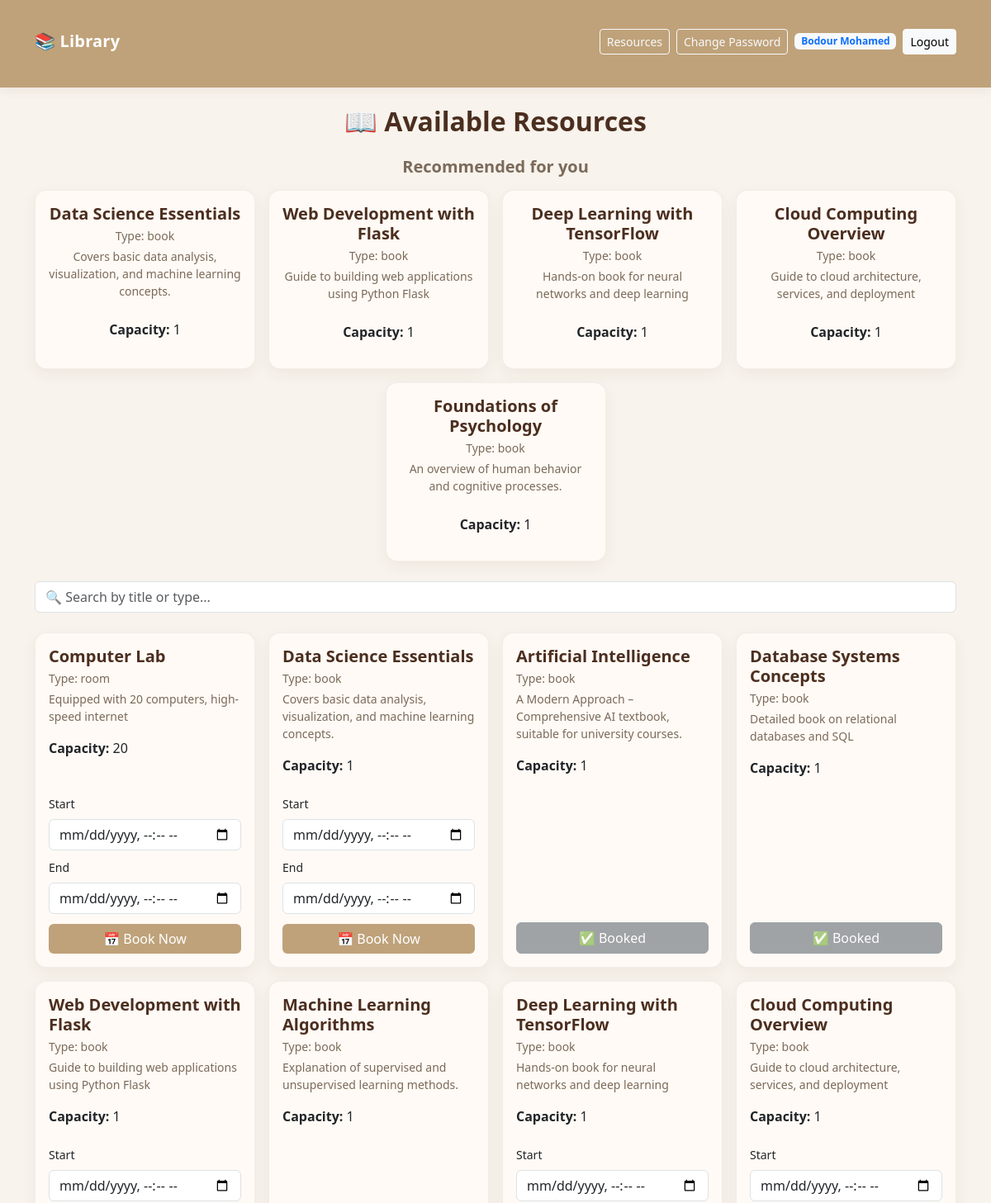
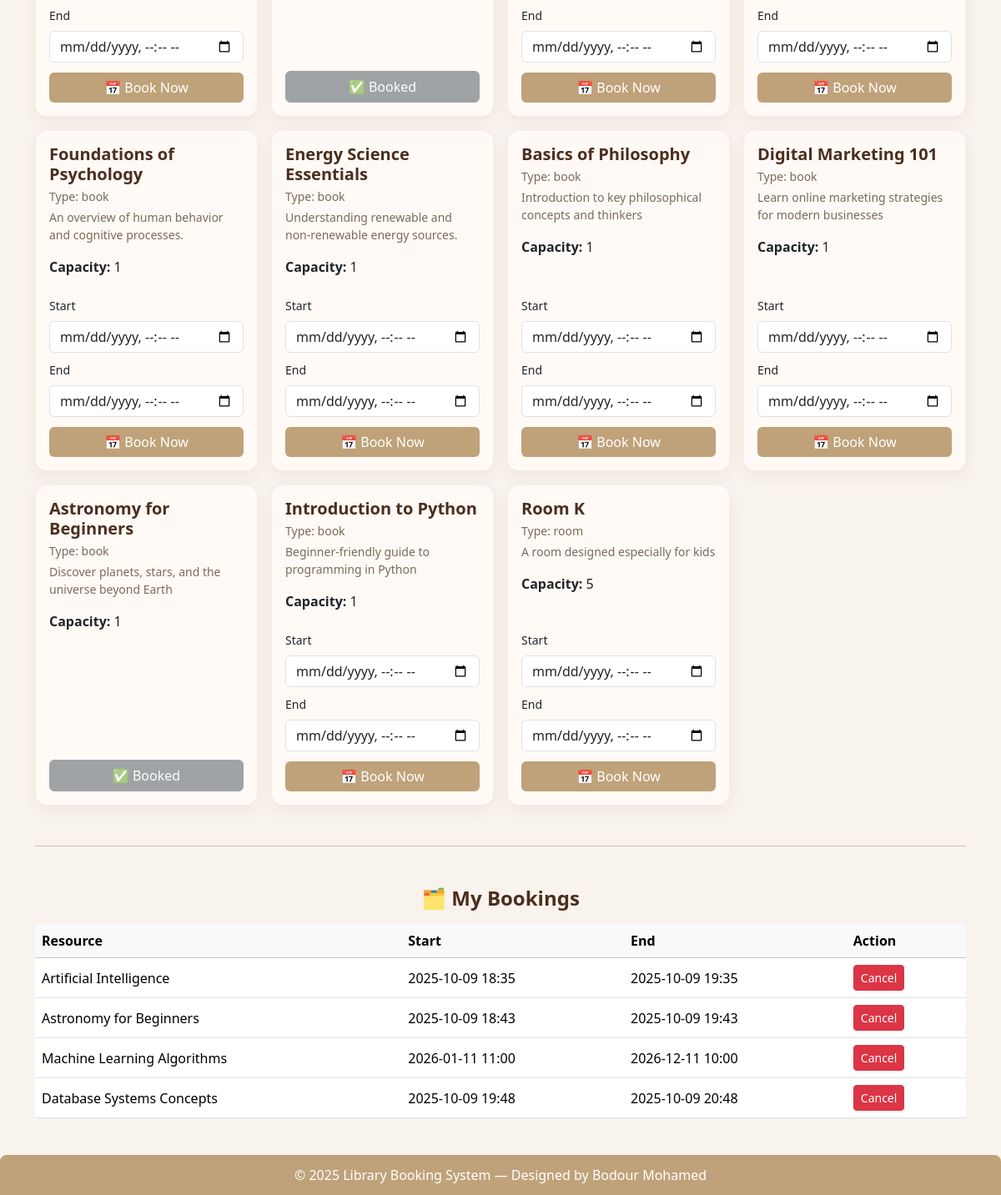
Screenshot of /resources (signed in) with the database file from the repository (2 pictures, top to bottom).
### models.py (models this page shows, shortened)
class User(db.Model):
    id = db.Column(db.Integer, primary_key=True)
    username = db.Column(db.String(50), unique=True, nullable=False)
    email = db.Column(db.String(120), unique=True, nullable=False)
    password_hash = db.Column(db.String(128), nullable=False)
    is_admin = db.Column(db.Boolean, default=False)

class Resource(db.Model):
    id = db.Column(db.Integer, primary_key=True)
    title = db.Column(db.String(100), nullable=False)
    type = db.Column(db.String(50), nullable=False)
    description = db.Column(db.Text)
    capacity = db.Column(db.Integer, default=1)

class Booking(db.Model):
    id = db.Column(db.Integer, primary_key=True)
    user_id = db.Column(db.Integer, db.ForeignKey('user.id'), nullable=False)
    resource_id = db.Column(db.Integer, db.ForeignKey('resource.id'), nullable=False)
    start_time = db.Column(db.DateTime, nullable=False)
    end_time = db.Column(db.DateTime, nullable=False)
    user = db.relationship('User', backref='bookings')
    resource = db.relationship('Resource', backref='bookings')

### app.py (the view)
@app.route("/resources")
@login_required
def resources_page():
    user_id = session.get("user_id")
    if not user_id:
        return redirect(url_for("login"))
    current_user = User.query.get(user_id)
    resources = Resource.query.all()
    my_bookings = Booking.query.filter_by(user_id=user_id).all()
    booked_resource_ids = [b.resource_id for b in my_bookings]
    return render_template(
        "resources.html",
        resources=resources,
        my_bookings=my_bookings,
        booked_resource_ids=booked_resource_ids,
        current_is_admin=current_user.is_admin,
        all_bookings=Booking.query.all()
    )

### app.py (called while the page is built)
def login_required(f):
    @wraps(f)
    def decorated(*args, **kwargs):
        if 'user_id' not in session:
            flash('⚠️ Please log in first.', 'warning')
            return redirect(url_for('login'))
        return f(*args, **kwargs)
    return decorated

@app.context_processor
def inject_session_user():
    uid = session.get('user_id')
    recommended = []
    if uid:
        u = User.query.get(uid)
        if u:
            past_bookings = Booking.query.filter_by(user_id=uid).all()
            booked_ids = [b.resource_id for b in past_bookings]
            types = {b.resource.type for b in past_bookings if b.resource}
            if types:
                recommended = Resource.query.filter(
                    Resource.type.in_(types),
                    ~Resource.id.in_(booked_ids)
                ).limit(5).all()
            return dict(
                logged_in=True,
                current_username=u.username,
                current_is_admin=u.is_admin,
                recommended_resources=recommended
            )
    return dict(logged_in=False, current_username=None, current_is_admin=False, recommended_resources=[])

### templates/resources.html (shortened to what this page needs)
{% extends "base.html" %} {% block title %}Resources{% endblock %} {% block
content %}
<h2 class="text-center mb-4">📖 Available Resources</h2>
{% if recommended_resources and not current_is_admin %}
<div class="mb-4">
  <h5 class="text-center text-muted mb-3">Recommended for you</h5>
  <div class="row g-3 justify-content-center">
    {% for r in recommended_resources %}
    <div class="col-12 col-sm-6 col-md-4 col-lg-3">
      <div class="card p-3 text-center h-100">
        <h5 class="mb-1">{{ r.title }}</h5>
        <p class="small text-muted mb-1">Type: {{ r.type }}</p>
        <p class="small text-muted">
          {{ r.description[:90] }}
        </p>
        <p class="mt-2"><strong>Capacity:</strong> {{ r.capacity }}</p>
      </div>
    </div>
    {% endfor %}
  </div>
</div>
{% endif %}
<div class="mb-4">
  <input
    id="searchBox"
    class="form-control"
    placeholder="🔍 Search by title or type..."
    onkeyup="filterCards()"
  />
</div>
<div class="row g-3" id="resourcesContainer">
  {% for r in resources %} {% set booked = r.id in booked_resource_ids %}
  <div class="col-12 col-sm-6 col-md-4 col-lg-3 resource-card">
    <div class="card p-3 h-100 d-flex flex-column">
      <div>
        <h5 class="mb-1">{{ r.title }}</h5>
        <p class="small text-muted mb-1">Type: {{ r.type }}</p>
        <p class="small text-muted">
          {{ r.description[:110] }}
        </p>
        <p class="mt-2"><strong>Capacity:</strong> {{ r.capacity }}</p>
      </div>
      {% if not current_is_admin %} {% if booked %}
      <button class="btn btn-secondary w-100 mt-auto" disabled>
        ✅ Booked
      </button>
      {% else %}
      <form
        method="POST"
        action="{{ url_for('book_resource', resource_id=r.id) }}"
        class="mt-auto"
      >
        <label class="form-label mt-2 small">Start</label>
        <input
          type="datetime-local"
          name="start"
          class="form-control mb-2"
          required
        />
        <label class="form-label small">End</label>
        <input
          type="datetime-local"
          name="end"
          class="form-control mb-2"
          required
        />
        <button class="btn btn-primary w-100 mt-1" type="submit">
          📅 Book Now
        </button>
      </form>
      {% endif %} {% endif %}
    </div>
  </div>
  {% endfor %}
</div>
{% if not current_is_admin %}
<hr class="my-5" />
<h4 class="mb-3 text-center">🗂️ My Bookings</h4>
{% if my_bookings %}
<div class="table-responsive">
  <table class="table align-middle">
    <thead class="table-light">
      <tr>
        <th>Resource</th>
        <th>Start</th>
        <th>End</th>
        <th>Action</th>
      </tr>
    </thead>
    <tbody>
      {% for b in my_bookings %}
      <tr>
        <td>{{ b.resource.title }}</td>
        <td>{{ b.start_time.strftime('%Y-%m-%d %H:%M') }}</td>
        <td>{{ b.end_time.strftime('%Y-%m-%d %H:%M') }}</td>
        <td>
          <form
            method="POST"
            action="{{ url_for('cancel_booking', booking_id=b.id) }}"
          >
            <button class="btn btn-danger btn-sm">Cancel</button>
          </form>
        </td>
      </tr>
      {% endfor %}
    </tbody>
  </table>
</div>
{% else %}
<p class="text-center text-muted">You have no bookings yet.</p>
{% endif %} {% endif %}
{% endblock %}

### templates/base.html (shortened to what this page needs)
<!DOCTYPE html>
<html lang="en">
  <head>
    <link
      href="https://cdn.jsdelivr.net/npm/bootstrap@5.3.3/dist/css/bootstrap.min.css"
      rel="stylesheet"
    />
  </head>
  <body>
    <nav class="navbar navbar-expand-lg navbar-dark">
      <div class="container">
        <a class="navbar-brand" href="{{ url_for('home') }}">📚 Library</a>
        <div class="d-flex align-items-center">
          {% if logged_in %}
          <a
            class="btn btn-outline-light btn-sm me-2"
            href="{{ url_for('resources_page') }}"
            >Resources</a
          >
          <a
            class="btn btn-outline-light btn-sm me-2"
            href="{{ url_for('change_password') }}"
            >Change Password</a
          >
          <span class="badge bg-light text-primary me-2"
            >{{ current_username }}</span
          >
          <a class="btn btn-light btn-sm" href="{{ url_for('logout') }}"
            >Logout</a
          >
          {% else %}
          <a class="btn btn-light btn-sm" href="{{ url_for('login') }}"
            >Login</a
          >
          {% endif %}
        </div>
      </div>
    </nav>
    <div class="container">
       {% block content %}{% endblock %}
    </div>
    <footer>
      © {{ current_year or "2025" }} Library Booking System — Designed by Bodour
      Mohamed
    </footer>
  </body>
</html>

### templates/base.html (style rules this page uses)
:root { --bg: #f8f3ec; --card: #fffaf5; --accent: #bfa27a; --text: #4b2e1f; --muted: #7b6a5a; }
body { background-color: var(--bg); color: var(--text); font-family: "Georgia", "Segoe UI", Tahoma, serif; -webkit-font-smoothing: antialiased; -moz-osx-font-smoothing: grayscale; }
.navbar { background-color: var(--accent) !important; box-shadow: 0 3px 12px rgba(75, 46, 31, 0.07); }
.navbar .navbar-brand { color: #fff !important; font-weight: 700; letter-spacing: 0.2px; }
.btn-primary, .btn-success, .btn-warning { background-color: var(--accent); border: none; color: #fff; }
.card { background: var(--card); border: 1px solid rgba(75, 46, 31, 0.06); border-radius: 14px; box-shadow: 0 6px 18px rgba(75, 46, 31, 0.06); }
.text-muted { color: var(--muted) !important; }
h1, h2, h3, h4, h5 { color: var(--text); font-weight: 700; }
.container { margin-top: 22px; margin-bottom: 28px; }
footer { background: var(--accent); color: #fff; padding: 12px 0; text-align: center; margin-top: 28px; border-top-left-radius: 8px; border-top-right-radius: 8px; }

### rows the page displays
User: username "Bodour Mohamed"
Resource: title "Data Science Essentials", type "book", description "Covers basic data analysis, visualization, and machine learning concepts.", capacity "1"
Resource: title "Web Development with Flask", type "book", description "Guide to building web applications using Python Flask", capacity "1"
Resource: title "Deep Learning with TensorFlow", type "book", description "Hands-on book for neural networks and deep learning", capacity "1"
Resource: title "Cloud Computing Overview", type "book", description "Guide to cloud architecture, services, and deployment", capacity "1"
Resource: title "Foundations of Psychology", type "book", description "An overview of human behavior and cognitive processes.", capacity "1"
Resource: title "Computer Lab", type "room", description "Equipped with 20 computers, high-speed internet", capacity "20"
Resource: title "Artificial Intelligence", type "book", description "A Modern Approach – Comprehensive AI textbook, suitable for university courses.", capacity "1", shows "✅ Booked"
Resource: title "Database Systems Concepts", type "book", description "Detailed book on relational databases and SQL", capacity "1", shows "✅ Booked"
Resource: title "Machine Learning Algorithms", type "book", description "Explanation of supervised and unsupervised learning methods.", capacity "1", shows "✅ Booked"
Resource: title "Energy Science Essentials", type "book", description "Understanding renewable and non-renewable energy sources.", capacity "1"
Resource: title "Basics of Philosophy", type "book", description "Introduction to key philosophical concepts and thinkers", capacity "1"
Resource: title "Digital Marketing 101", type "book", description "Learn online marketing strategies for modern businesses", capacity "1"
Resource: title "Astronomy for Beginners", type "book", description "Discover planets, stars, and the universe beyond Earth", capacity "1", shows "✅ Booked"
Resource: title "Introduction to Python", type "book", description "Beginner-friendly guide to programming in Python", capacity "1"
Resource: title "Room K", type "room", description "A room designed especially for kids", capacity "5"
Booking: resource "Artificial Intelligence", start_time "2025-10-09 18:35", end_time "2025-10-09 19:35"
Booking: resource "Astronomy for Beginners", start_time "2025-10-09 18:43", end_time "2025-10-09 19:43"
Booking: resource "Machine Learning Algorithms", start_time "2026-01-11 11:00", end_time "2026-12-11 10:00"
Booking: resource "Database Systems Concepts", start_time "2025-10-09 19:48", end_time "2025-10-09 20:48"

### other values shown
{{ current_year or "2025" }} "2025"
